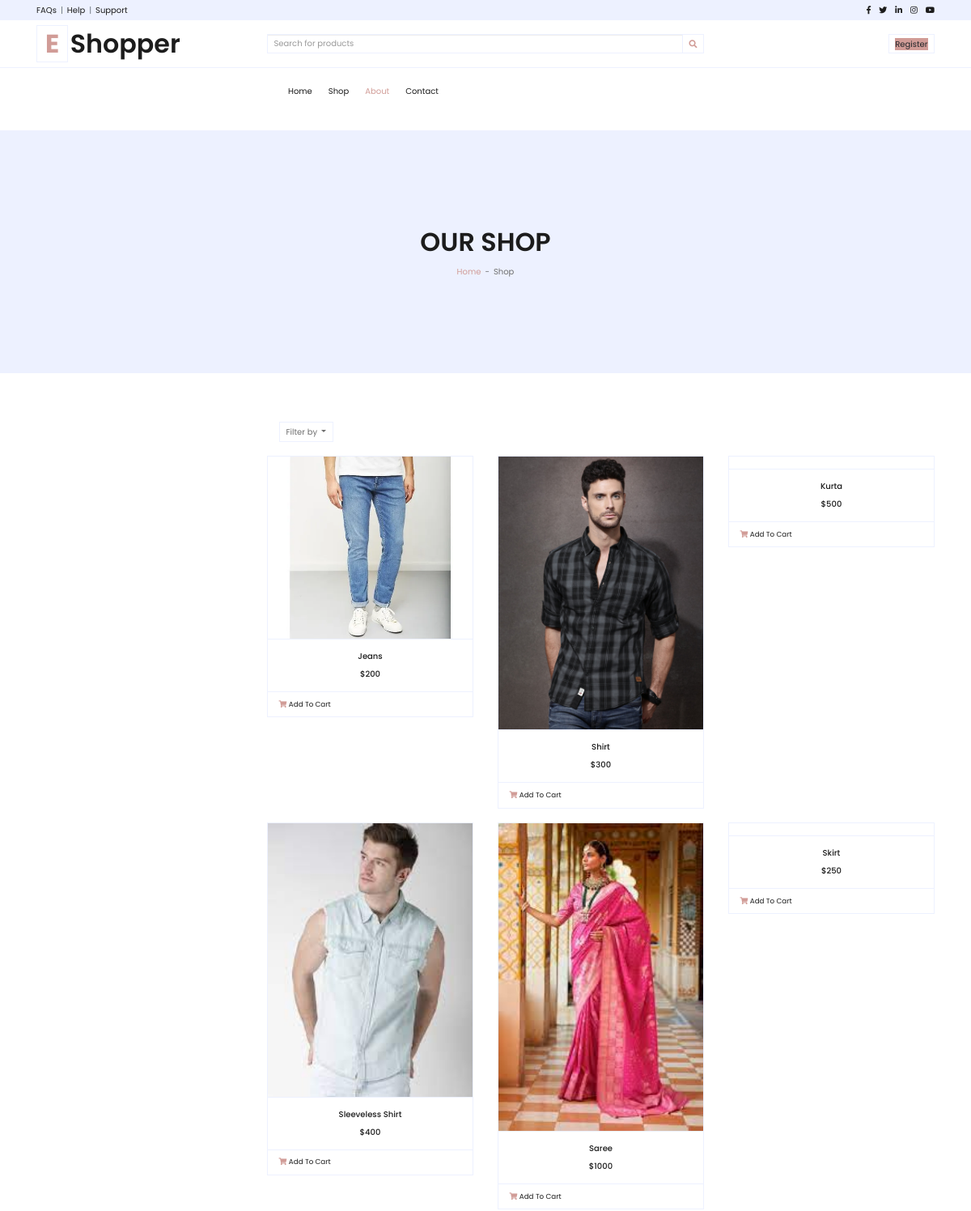
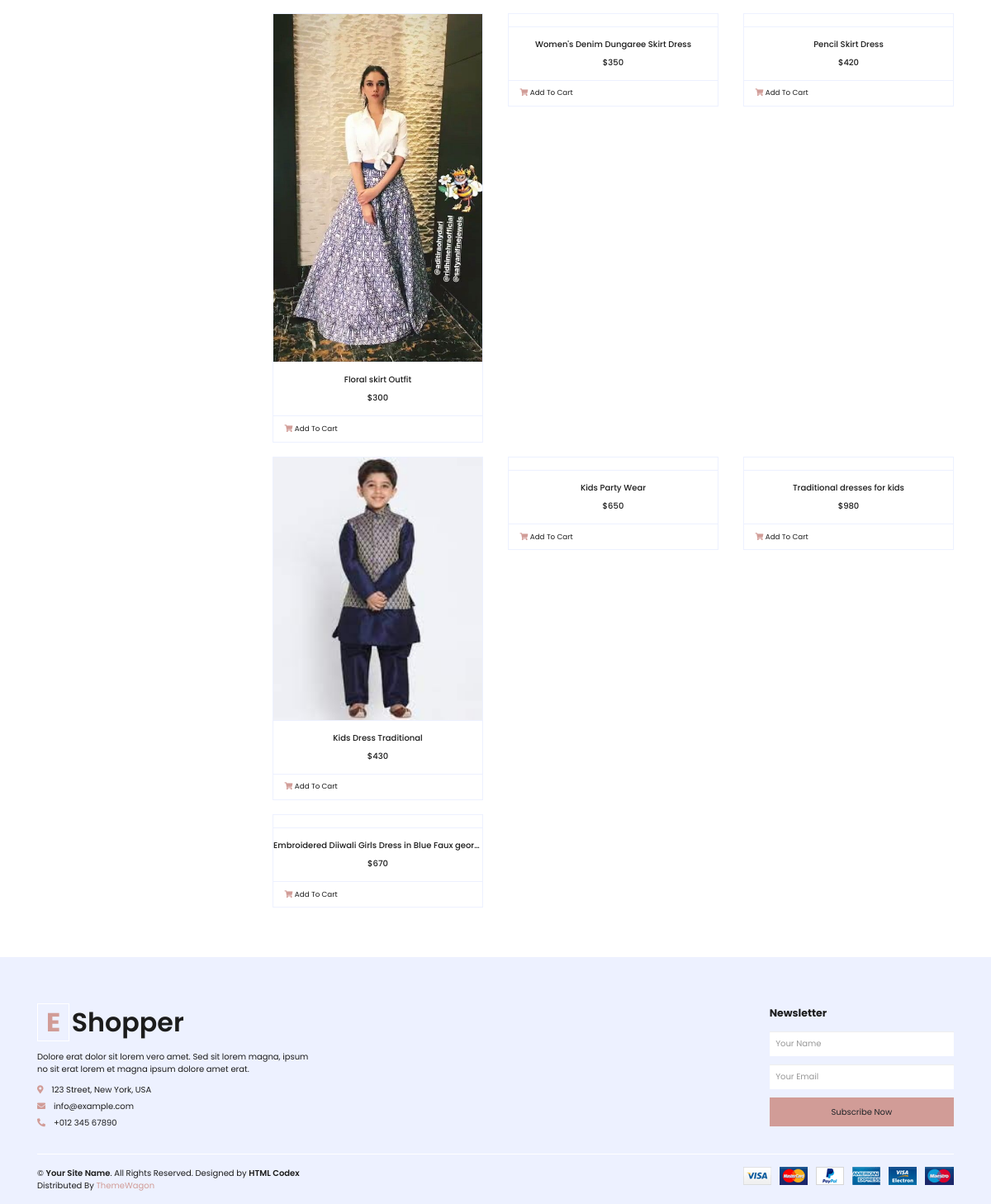
The app's page /shop/all/ with its own data (2 pictures, top to bottom).
### efashionapp/models.py (models this page shows)
class Product(models.Model):
    pro_name=models.CharField(max_length=100,null=True,blank=False)
    pro_size=models.CharField(max_length=2, choices=SIZE_CHOICES, default='S')
    pro_price=models.CharField(max_length=100,null=True,blank=False)
    pro_cat=models.CharField(max_length=100,null=True,blank=False)
    pro_img=models.ImageField(upload_to='image',null=True,blank=False)

### efashionapp/views.py (the view)
# urls.py: path('shop/<str:category>/',views.shop,name='shop1'),
def shop(request,category):
    u=request.session.get('id')
    count=Cart.objects.filter(userid=u,status=0).count()
    data1=Category.objects.all()
    if request.method == 'POST':
       search=request.POST.get('search')
       data=Product.objects.filter(pro_name=search)
    elif category == "all":
       data=Product.objects.all()
    else:
        data=Product.objects.filter(pro_cat=category)
    return render(request,'user/shop.html',{'data':data,'data1':data1,'count':count})

### efashionapp/templates/user/shop.html (shortened to what this page needs)
{% load static %}
<!DOCTYPE html>
<html lang="en">
<head>
    <link href="https://cdnjs.cloudflare.com/ajax/libs/font-awesome/5.10.0/css/all.min.css" rel="stylesheet">
    <link rel="stylesheet" href="https://use.fontawesome.com/releases/v5.0.8/css/all.css">
    <link rel="stylesheet" href="https://maxcdn.bootstrapcdn.com/bootstrap/3.4.0/css/bootstrap.min.css">
    <link href="{% static 'userstatic/lib/owlcarousel/assets/owl.carousel.min.css' %}" rel="stylesheet">
    <link href="{% static 'userstatic/css/style.css' %}" rel="stylesheet">
</head>
<body>
    <div class="container-fluid">
        <div class="row bg-secondary py-2 px-xl-5">
            <div class="col-lg-6 d-none d-lg-block">
                <div class="d-inline-flex align-items-center">
                    <a class="text-dark" href="">FAQs</a>
                    <span class="text-muted px-2">|</span>
                    <a class="text-dark" href="">Help</a>
                    <span class="text-muted px-2">|</span>
                    <a class="text-dark" href="">Support</a>
                </div>
            </div>
            <div class="col-lg-6 text-center text-lg-right">
                <div class="d-inline-flex align-items-center">
                    <a class="text-dark px-2" href="">
                        <i class="fab fa-facebook-f"></i>
                    </a>
                    <a class="text-dark px-2" href="">
                        <i class="fab fa-twitter"></i>
                    </a>
                    <a class="text-dark px-2" href="">
                        <i class="fab fa-linkedin-in"></i>
                    </a>
                    <a class="text-dark px-2" href="">
                        <i class="fab fa-instagram"></i>
                    </a>
                    <a class="text-dark pl-2" href="">
                        <i class="fab fa-youtube"></i>
                    </a>
                </div>
            </div>
        </div>
        <div class="row align-items-center py-3 px-xl-5">
            <div class="col-lg-3 d-none d-lg-block">
                <a href="" class="text-decoration-none">
                    <h1 class="m-0 display-5 font-weight-semi-bold"><span class="text-primary font-weight-bold border px-3 mr-1">E</span>Shopper</h1>
                </a>
            </div>
            <div class="col-lg-6 col-6 text-left">
                <form action="{% url 'shop1' category="all" %}" method="post">
                    <div class="input-group">
                        <input type="text" class="form-control" placeholder="Search for products" name="search">
                        <div class="input-group-append">
                            <span class="input-group-text bg-transparent text-primary">
                                <i class="fa fa-search"></i>
                            </span>
                        </div>
                    </div>
                </form>
            </div>
            <div class="col-lg-3 col-6 text-right">
                {% if 'id' in request.session %}
                <a href="{% url 'cart1' %}" class="btn border">
                    <i class="fas fa-shopping-cart text-primary"></i>
                    <span class="badge">{{count}}</span>
                </a>
                <a href="{% url 'logout1' %}" class="btn border">
                    <i class=""></i>
                    <span class="glyphicon glyphicon-log-out"></span>
                </a>
                {% else %}
                <a href="{% url 'register1' %}" class="btn border">
                    <span class="badge-primary">Register</span>
                </a>
                {% endif %}
            </div>
        </div>
    </div>
    <div class="container-fluid">
        <div class="row border-top px-xl-5">
            <div class="col-lg-3 d-none d-lg-block">
            </div>
            <div class="col-lg-9">
                <nav class="navbar navbar-expand-lg bg-light navbar-light py-3 py-lg-0 px-0">
                    <div class="collapse navbar-collapse justify-content-between" id="navbarCollapse">
                        <div class="navbar-nav mr-auto py-0">
                            <a href="{% url 'usermain1' %}" class="nav-item nav-link">Home</a>
                            <a href="{% url 'shop1' category="all" %}" class="nav-item nav-link">Shop</a>
                            <a href="{% url 'about1' %}" class="nav-item nav-link active">About</a>
                            <a href="{% url 'contact1' %}" class="nav-item nav-link">Contact</a>
                        </div>
                    </div>
                </nav>
            </div>
        </div>
    </div>
    <div class="container-fluid bg-secondary mb-5">
        <div class="d-flex flex-column align-items-center justify-content-center" style="min-height: 300px">
            <h1 class="font-weight-semi-bold text-uppercase mb-3">Our Shop</h1>
            <div class="d-inline-flex">
                <p class="m-0"><a href="">Home</a></p>
                <p class="m-0 px-2">-</p>
                <p class="m-0">Shop</p>
            </div>
        </div>
    </div>
    <div class="container-fluid pt-5">
        <div class="row px-xl-5">
            <div class="col-lg-3 col-md-12">
            </div>
            <div class="col-lg-9 col-md-12">
                <div class="row pb-3">
                    <div class="col-12 pb-1">
                        <div class="d-flex align-items-center justify-content-between mb-4">
                            <div class="dropdown ml-4">
                                <button class="btn border dropdown-toggle" type="button" id="triggerId" data-toggle="dropdown" aria-haspopup="true"
                                        aria-expanded="false">
                                            Filter by
                                        </button>
                            </div>
                        </div>
                    </div>
                    {% for i in data %}
                    <div class="col-lg-4 col-md-6 col-sm-12 pb-1">
                        <div class="card product-item border-0 mb-4">
                            <div class="card-header product-img position-relative overflow-hidden bg-transparent border p-0">
                                <img class="img-fluid w-100" src="{{i.pro_img.url}}" alt="">
                            </div>
                            <div class="card-body border-left border-right text-center p-0 pt-4 pb-3">
                                <h6 class="text-truncate mb-3">{{i.pro_name}}</h6>
                                <div class="d-flex justify-content-center">
                                    <h6>${{i.pro_price}}</h6>
                                </div>
                            </div>
                            <div class="card-footer d-flex justify-content-between bg-light border">
                                <a href="{% url 'productdetails1' product_id=i.id %}" class="btn btn-sm text-dark p-0"><i class="fas fa-shopping-cart text-primary mr-1"></i>Add To Cart</a>
                            </div>
                        </div>
                    </div>
                    {% endfor %}
                    <div class="col-12 pb-1">
                    </div>
                </div>
            </div>
        </div>
    </div>
    <div class="container-fluid bg-secondary text-dark mt-5 pt-5">
        <div class="row px-xl-5 pt-5">
            <div class="col-lg-4 col-md-12 mb-5 pr-3 pr-xl-5">
                <a href="" class="text-decoration-none">
                    <h1 class="mb-4 display-5 font-weight-semi-bold"><span class="text-primary font-weight-bold border border-white px-3 mr-1">E</span>Shopper</h1>
                </a>
                <p>Dolore erat dolor sit lorem vero amet. Sed sit lorem magna, ipsum no sit erat lorem et magna ipsum dolore amet erat.</p>
                <p class="mb-2"><i class="fa fa-map-marker-alt text-primary mr-3"></i>123 Street, New York, USA</p>
                <p class="mb-2"><i class="fa fa-envelope text-primary mr-3"></i>info@example.com</p>
                <p class="mb-0"><i class="fa fa-phone-alt text-primary mr-3"></i>+012 345 67890</p>
            </div>
            <div class="col-lg-8 col-md-12">
                <div class="row">
                    <div class="col-md-4 mb-5">
                    </div>
                    <div class="col-md-4 mb-5">
                    </div>
                    <div class="col-md-4 mb-5">
                        <h5 class="font-weight-bold text-dark mb-4">Newsletter</h5>
                        <form action="">
                            <div class="form-group">
                                <input type="text" class="form-control border-0 py-4" placeholder="Your Name" required="required" />
                            </div>
                            <div class="form-group">
                                <input type="email" class="form-control border-0 py-4" placeholder="Your Email"
                                    required="required" />
                            </div>
                            <div>
                                <button class="btn btn-primary btn-block border-0 py-3" type="submit">Subscribe Now</button>
                            </div>
                        </form>
                    </div>
                </div>
            </div>
        </div>
        <div class="row border-top border-light mx-xl-5 py-4">
            <div class="col-md-6 px-xl-0">
                <p class="mb-md-0 text-center text-md-left text-dark">
                    &copy; <a class="text-dark font-weight-semi-bold" href="#">Your Site Name</a>. All Rights Reserved. Designed
                    by
                    <a class="text-dark font-weight-semi-bold" href="https://htmlcodex.com">HTML Codex</a><br>
                    Distributed By <a href="https://themewagon.com" target="_blank">ThemeWagon</a>
                </p>
            </div>
            <div class="col-md-6 px-xl-0 text-center text-md-right">
                <img class="img-fluid" src="{% static 'userstatic/img/payments.png' %}" alt="">
            </div>
        </div>
    </div>
</body>
</html>

### records on screen
Product: pro_img (picture), pro_name "Jeans", pro_price "200"
Product: pro_img (picture), pro_name "Shirt", pro_price "300"
Product: pro_name "Kurta", pro_price "500"
Product: pro_img (picture), pro_name "Sleeveless Shirt", pro_price "400"
Product: pro_img (picture), pro_name "Saree", pro_price "1000"
Product: pro_name "Skirt", pro_price "250"
Product: pro_img (picture), pro_name "Floral skirt Outfit", pro_price "300"
Product: pro_name "Women's Denim Dungaree Skirt Dress", pro_price "350"
Product: pro_name "Pencil Skirt Dress", pro_price "420"
Product: pro_img (picture), pro_name "Kids Dress Traditional", pro_price "430"
Product: pro_name "Kids Party Wear", pro_price "650"
Product: pro_name "Traditional dresses for kids", pro_price "980"
Product: pro_name "Embroidered Diiwali Girls Dress in Blue Faux geor…", pro_price "670"
